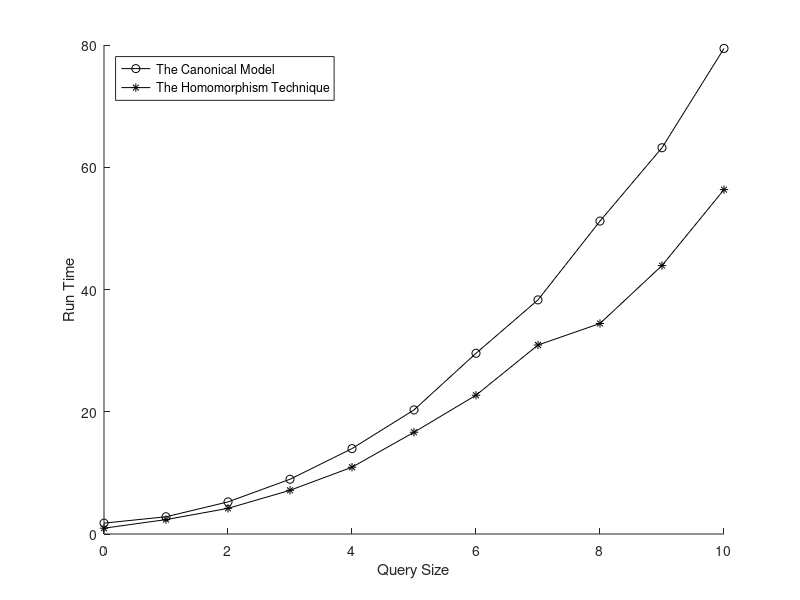

The MATLAB source for this figure:
format long
A = [
	0	1.777800	0.948700;
	1	2.820200	2.355000;
	2	5.252900	4.195700;
	3	8.956700	7.150200;
	4	13.972100	10.928100;
	5	20.299900	16.647100;
	6	29.564000	22.704100;
	7	38.301300	30.918000;
	8	51.196300	34.440300;
	9	63.190900	43.916400;
	10	79.438800	56.341000;
];

hold on
f = plot(A(:,1), A(:,2), 'k-o');
f = plot(A(:,1), A(:,3), 'k-*');
hold off
xlabel('Query Size')
ylabel('Run Time')
legend('The Canonical Model', 'The Homomorphism Technique', 'Location', 'northwest')
saveas(f, '../img/ChildBranchDepth2Graph.png');
